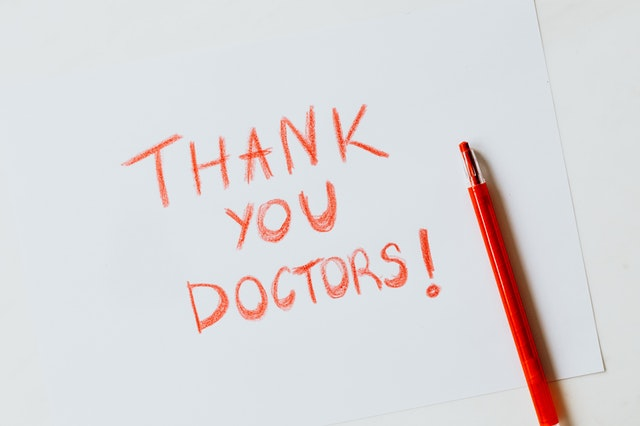
#> input picture CV/before/CV_WEEK03_2_PM/paper.jpg, 640 x 426 px
$ python opencv_detail04.py
#> lines starting #> are read from the running program, lines starting #| are printed output that depends on the picture
# 이미지 처리 - Arithmetic 연산
# Image Addition, Image Blending, Image Substraction, Bit Operation

# Image Blending :
# - 이미지들의 합
# - 이미지를 겹쳐보이게 하거나, 투명하게 보이게 하는 방법
# y = image1 * (1-특정가중치) + image2 * 특정가중치    : 특정 가중치 : 0~1의 값을 가짐

# substract
# add or addWeighted 처럼 값을 더하는 것이 아니라 빼는 개념
# 이미지 간의 크기가 같아야 한다.


import cv2
## here arrays have the same size and the same number of channels
## 이미지 두개의 크기가 다르면 에러 생김

img1 = cv2.imread("paper.jpg")
#> img1 is the input picture: shape (426, 640, 3); mean B, G, R 217.8, 216, 219.9
img1 = cv2.resize(img1, (400, 400))
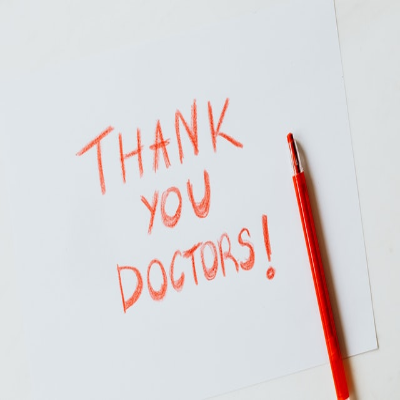
#> img1: shape (400, 400, 3); mean B, G, R 217.7, 215.9, 219.9
img2 = cv2.imread("hummingbird.jpg")
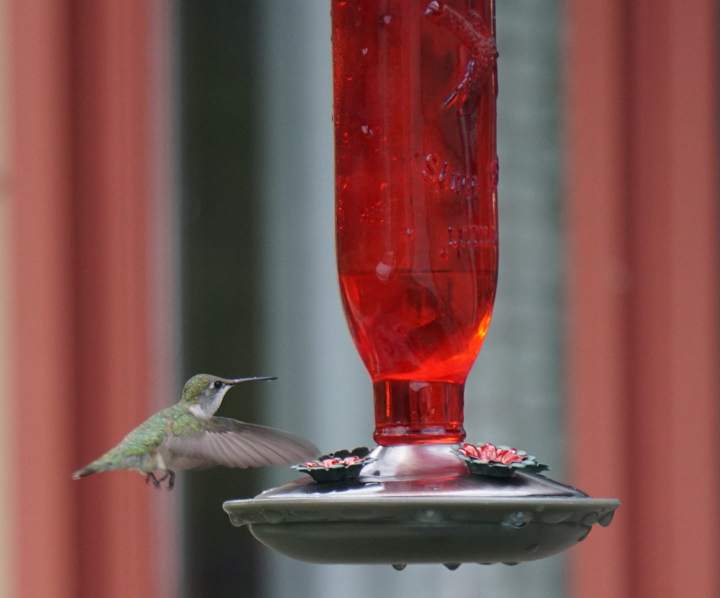
#> input picture CV/before/CV_WEEK03_2_PM/hummingbird.jpg, 1440 x 1195 px (shown at 1/2 size)
#> img2 is the input picture: shape (1195, 1440, 3); mean B, G, R 78.8, 81.9, 124.9
img2 = cv2.resize(img2, (400, 400))
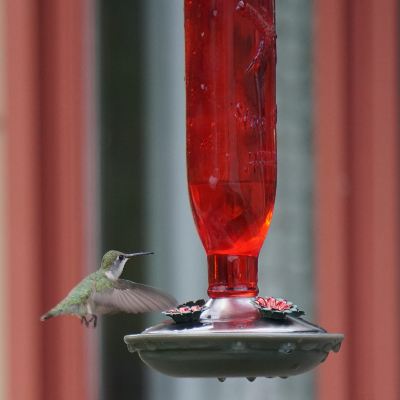
#> img2: shape (400, 400, 3); mean B, G, R 78.7, 81.8, 124.8

img_blend = cv2.addWeighted(img1, 0.7, img2, 0.3, 0)
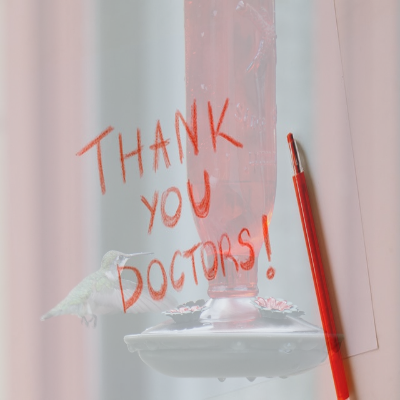
#> img_blend: shape (400, 400, 3); mean B, G, R 176, 175.7, 191.3
img_sub = cv2.subtract(img1, img2)
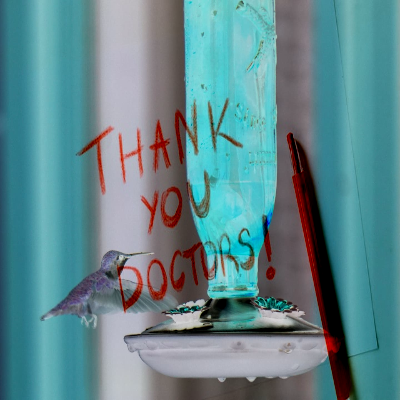
#> img_sub: shape (400, 400, 3); mean B, G, R 141.6, 136.3, 95.6


cv2.imshow("img_blend", img_blend)
cv2.imshow("img_sub", img_sub)


cv2.waitKey(0)
cv2.destroyAllWindows()
